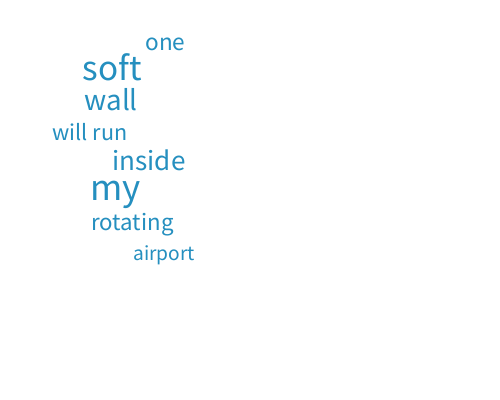
Frame 1 (no input)
Frame 60 (the mouse pressed at the canvas centre just before this capture): identical to frame 1, image omitted
Frame 120 (the mouse held since frame 60 and released just before this capture): identical to frame 1, image omitted

The Processing sketch that drew this single still picture (run headless with seeded random() and noise(); from frame 60 on, the mouse is pressed at the canvas centre):

// Processing sketch: e057_silly_poet
// ── e057_silly_poet.pde
int y = 50;

String[] art = {
  "the", "my", "your", "our", "that", "this", "every", "one", "the only", "his", "her"
};
String[] adj = {
  "happy", "rotating", "red", "fast", "elastic", "smily", "unbelievable", "infinte", "surprising", 
  "mysterious", "glowing", "green", "blue", "tired", "hard", "soft", "transparent", "long", "short", 
  "excellent", "noisy", "silent", "rare", "normal", "typical", "living", "clean", "glamorous", 
  "fancy", "handsome", "lazy", "scary", "helpless", "skinny", "melodic", "silly", 
  "kind", "brave", "nice", "ancient", "modern", "young", "sweet", "wet", "cold", 
  "dry", "heavy", "industrial", "complex", "accurate", "awesome", "shiny", "cool", "glittering", 
  "fake", "unreal", "naked", "intelligent", "smart", "curious", "strange", "unique", "empty", 
  "gray", "saturated", "blurry"
};
String[] nou = {
  "forest", "tree", "flower", "sky", "grass", "mountain", "car", "computer", "man", "woman", "dog", 
  "elephant", "ant", "road", "butterfly", "phone", "computer program", "grandma", "school", "bed", "mouse", 
  "keyboard", "bicycle", "spaghetti", "drink", "cat", "t-shirt", "carpet", "wall", "poster", 
  "airport", "bridge", "road", "river", "beach", "sculpture", "piano", "guitar", "fruit", 
  "banana", "apple", "strawberry", "rubber band", "saxophone", "window", "linux computer", 
  "skate board", "piece of paper", "photograph", "painting", "hat", "space", "fork", 
  "mission", "goal", "project", "tax", "wind mill", "light bulb", "microphone", 
  "cpu", "hard drive", "screwdriver"
}; 
String[] pre = {
  "under", "in front of", "above", "behind", "near", "following", "inside", "besides", 
  "unlike", "like", "beneath", "against", "into", "beyond", "considering", "without", 
  "with", "towards"
};
String[] ver = {
  "sings", "dances", "was dancing", "runs", "will run", "walks", 
  "flies", "moves", "moved", "will move", "glows", "glowed", "spins", "promised", 
  "hugs", "cheated", "waits", "is waiting", "is studying", "swims", 
  "travels", "traveled", "plays", "played", "enjoys", "will enjoy", 
  "illuminates", "arises", "eats", "drinks", "calculates", "kissed", "faded", "listens", 
  "navigated", "responds", "smiles", "will smile", "will succeed", 
  "is wondering", "is thinking", "is", "was", "will be", "might be", "was never"
};

void write_word(String[] words) {
  int n = int(random(words.length));
  textSize(random(20, 40));
  text(words[n], random(50, 150), y);
  y = y + 30;
}
void new_sentence() {
  background(255);
  y = 50;
  
  write_word(art);
  write_word(adj);
  write_word(nou);

  write_word(ver);
  write_word(pre);

  write_word(art);
  write_word(adj);
  write_word(nou);
}

void setup() {
  size(500, 400);
  background(255);
  fill(#258FBF);
  new_sentence();
}
void draw() {
}
void mousePressed() {
  new_sentence();
}
void keyPressed() {
  int random_number = int(random(1000000));
  save(random_number + ".png");
}
